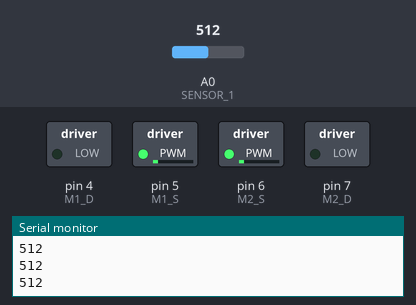
Bench run of a sketch on a simulated Arduino Uno, built with avr-gcc and run on an emulated ATmega328P. On the bench: switched loads named in the sketch (green lamp = pin HIGH), the last lines printed to the serial monitor. Dashed ring = blinking. The test bench sets the inputs (shaded band); at power-on: A0 (SENSOR_1) = 512.

Above: at 1.2 s.
1.3 s: A0 (SENSOR_1) set to 492
At 1.9 s:
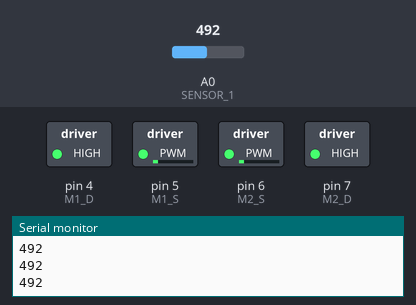
Timing chart, 0 to 10.3 s (numbered marks = the images above; inputs shaded):
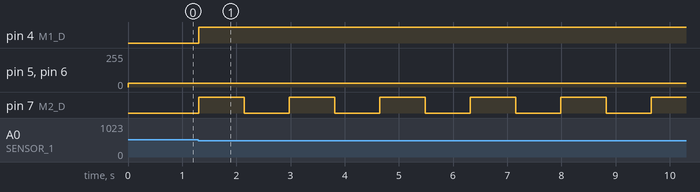

Measured:
- the behaviour switches between 501 and 500 on A0 (SENSOR_1) (found by bisection; images 0 and 1)
- after the input at 1.3 s, pin 4 (M1_D): LOW → HIGH at once; pin 7 (M2_D): alternates HIGH for 0.84 s and LOW for 0.84 s, starting at once

The sketch:

DeskCleaner.ino
```cpp
#define M1_S 5 // motor1 speed
#define M1_D 4 // motor1 direction
#define M2_S 6 // motor2 speed
#define M2_D 7 // motor2 direction
#define SENSOR_1 0 // distance sensor

void rotate(int analog_speed);
void run_forward(int analog_speed);
void run_backward(int analog_speed);
void turn_motor1(int analog_speed, boolean is_positive);
void turn_motor2(int analog_speed, boolean is_positive);

boolean is_return = false;
boolean is_rotate = false;

void setup() {
  // put your setup code here, to run once:
  pinMode(M1_S, OUTPUT); // 速度 (Analog)
  pinMode(M1_D, OUTPUT); // 方向 (HIGH/LOW)
  pinMode(M2_S, OUTPUT); // 速度 (Analog)
  pinMode(M2_D, OUTPUT); // 方向 (HIGH/LOW)
  pinMode(SENSOR_1, INPUT);
  Serial.begin(9600);
}

void loop() {
  static int sensor_val = 0;
  sensor_val = analogRead(SENSOR_1);
  if (is_rotate == true) {
    rotate(30);
  } else if (sensor_val > 500 && is_return == false) {
    run_forward(30);
  } else {
    run_backward(30);
    is_return = true;
  }
  //  if (is_rotate == true) {
  //    rotate_count++;
  //    if (rotate_count > 50) {
  //      is_rotate = false;
  //      rotate_count = 0;
  //    }
  //  }

  //  if (is_return == true) {
  //    count++;
  //    if (count > 80) {
  //      is_return = false;
  //      is_rotate = true;
  //      count = 0;
  //    }
  //}

  delay(10);
  Serial.println(sensor_val);
}

void rotate(int analog_speed) {
  static int count = 0;
  turn_motor1(analog_speed, HIGH);
  turn_motor2(analog_speed, LOW);
  count++;
  if (count > 80) {
    is_rotate = false;
    count = 0;
  }
}

void run_forward(int analog_speed) {
  turn_motor1(analog_speed, LOW);
  turn_motor2(analog_speed, LOW);
}

void run_backward(int analog_speed) {
  static int count = 0;
  turn_motor1(analog_speed, HIGH);
  turn_motor2(analog_speed, HIGH);
  count++;
  if (count > 80) {
    is_return = false;
    is_rotate = true;
    count = 0;
  }
}

void turn_motor1(int analog_speed, boolean is_positive) {
  digitalWrite(M1_D, is_positive);
  analogWrite(M1_S, analog_speed);
}

void turn_motor2(int analog_speed, boolean is_positive) {
  digitalWrite(M2_D, is_positive);
  analogWrite(M2_S, analog_speed);
}
```
